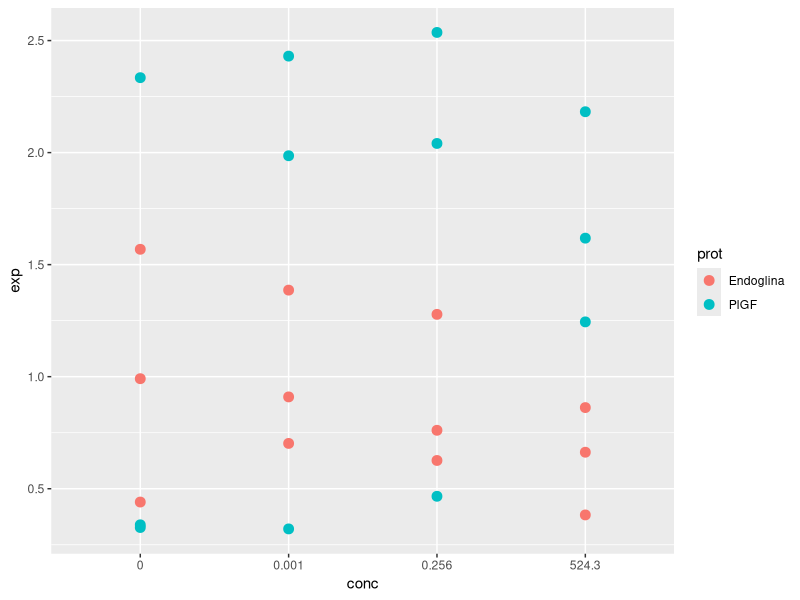

Generate this figure with R:
## ---- chunk 1
setwd("C:/Users/luisr/Documentos/Documents/Documentos - Copia/Projeto Thati/PIAU_Project") #moving to the files directory

dataWB <- read.csv("Dados_westernblot_form.csv") #Importing the data

View(dataWB) #visualizing the data
head(dataWB)

dataWB$conc <- as.character(dataWB$conc) #Changing concentration to character instead of double
## ---- chunk 2
#| message: false
#| warning: false
#install.packages("tidyverse") #installing tidyverse for some visualization tools
library(tidyverse) #loading tidyverse

ggplot(data = dataWB) +
  geom_point(mapping = aes(x = conc, y = exp, colour = prot), 
             size = 3)
